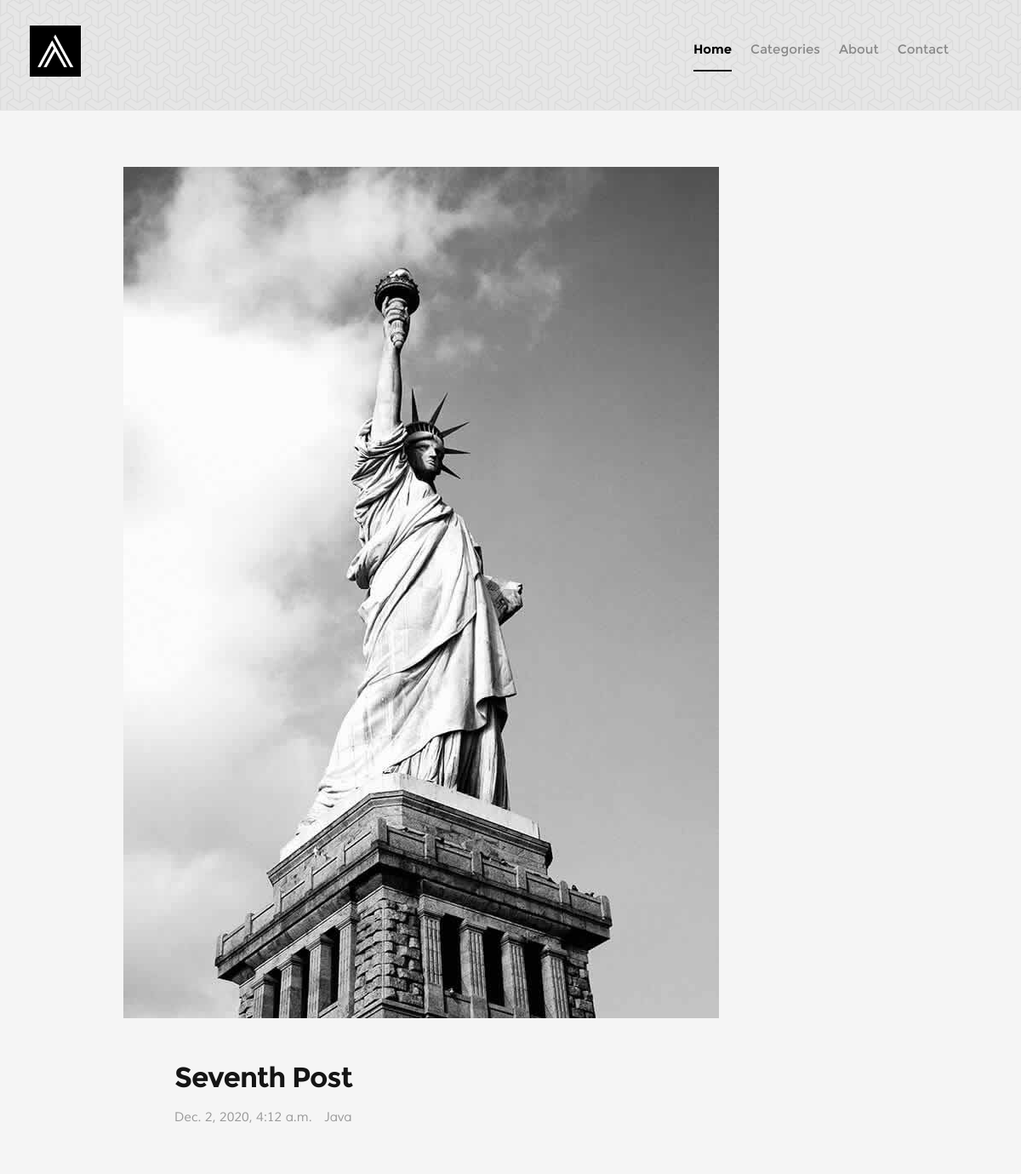
/details/7 (upper part), run on an earlier commit of the app's database.
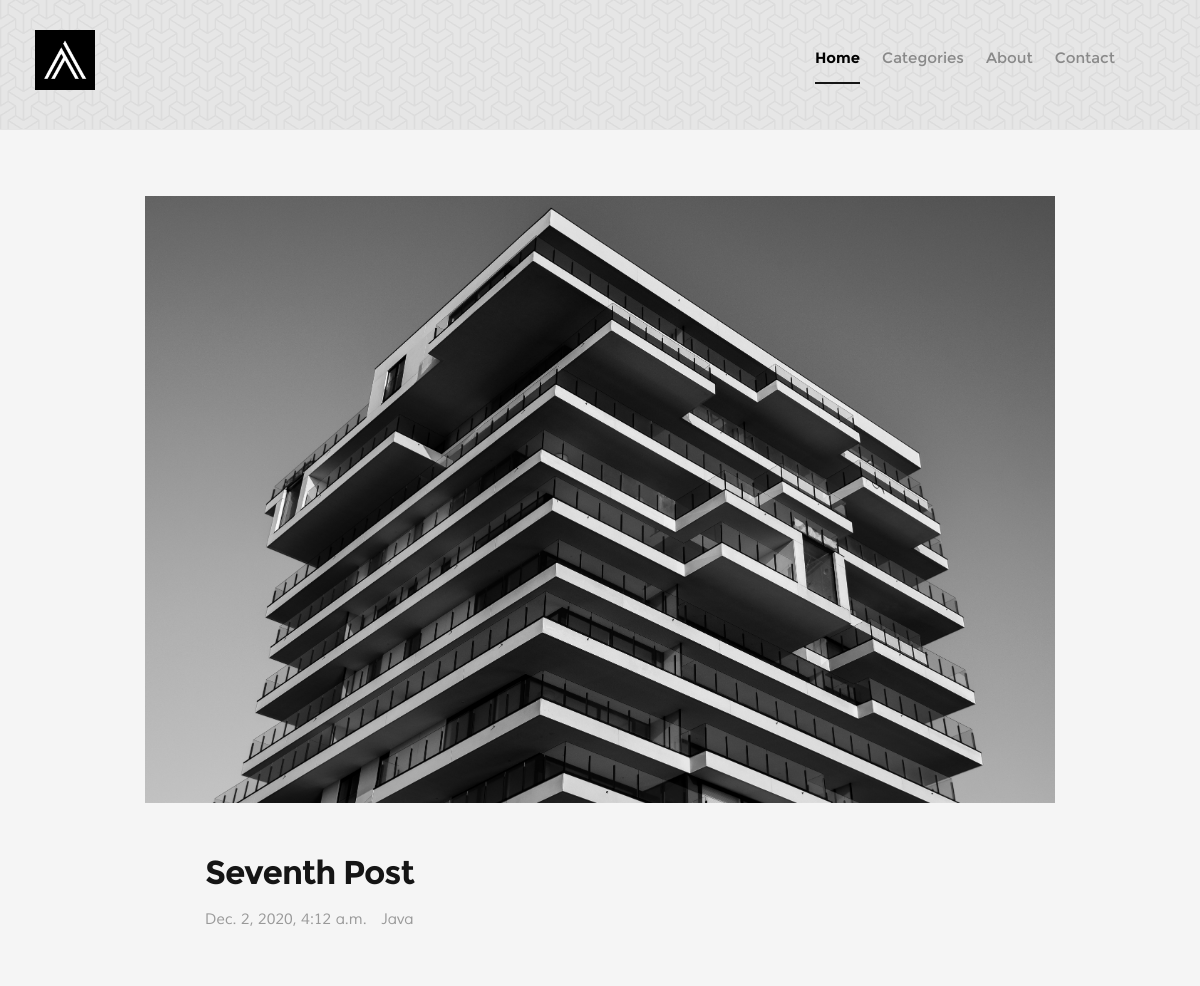
And on a later commit of the database.
### post/models.py (models this page shows, shortened)
class Post(models.Model):
    title = models.CharField(max_length=150)
    body = models.TextField(max_length=1024)
    category = models.ForeignKey(Category, on_delete=models.SET_NULL, null=True)
    author = models.ForeignKey(get_user_model(), on_delete=models.SET_DEFAULT, default=1)
    published_on = models.DateTimeField(auto_now_add=True)
    image = models.ImageField(upload_to='image', blank=True, null=True)

class Category(models.Model):
    name = models.CharField(max_length=50)
    class Meta:
        verbose_name_plural = 'Categories'
    def __str__(self):
        return self.name

### post/views.py (the view)
# urls.py: path('details/<int:pk>', details, name='details')
def details(request, pk):
    post = get_object_or_404(Post, pk=pk)
    return render(request, 'details.html', {'post': post})

### post/views.py (called while the page is built)
def get_categories(request):
    categories = Category.objects.all()
    return {'categories': categories}

### post/templates/details.html (shortened to what this page needs)
{% extends 'index.html' %}
{% load static %}
{% block content %}
   <section id="content-wrap" class="blog-single">
   	<div class="row">
   		<div class="col-twelve">
            {% if post %}
   			<article class="format-standard">
                {% if post.image %}
   				<div class="content-media">
						<div class="post-thumb">
							<img src="{{ post.image.url }}">
						</div>
					</div>
                    {% endif %}
					<div class="primary-content">
						<h1 class="page-title">{{ post.title }}</h1>
						<ul class="entry-meta">
							<li class="date">{{ post.published_on }}</li>
							<li class="cat">{{ post.category }}</li>
						</ul>
                    </div>
            </article>
            {% endif %}
        </div>
    </div>
   </section>
{% endblock %}

### templates/index.html (shortened to what this page needs)
{% load static %}
<!DOCTYPE html>
<html class="no-js" lang="en">
<head>
    <link rel="stylesheet" href="{% static 'css/base.css' %}">
    <link rel="stylesheet" href="{% static 'css/vendor.css' %}">
    <link rel="stylesheet" href="{% static 'css/main.css' %}">
</head>
<body id="top">
<header class="short-header">
    <div class="row header-content">
        <div class="logo">
            <a href="{% url 'home' %}">Home</a>
        </div>
        <nav id="main-nav-wrap">
            <ul class="main-navigation sf-menu">
                <li class="current"><a href="{% url 'home' %}" title="">Home</a></li>
                <li class="has-children">
                    <a href="#" title="">Categories</a>
                <li><a href="{% url 'about' %}" title="">About</a></li>
                <li><a href="{% url 'contact' %}" title="">Contact</a></li>
            </ul>
        </nav>
        <div class="triggers">
            <a class="search-trigger" href="#"><i class="fa fa-search"></i></a>
        </div>
    </div>
</header>
{% block content %}
{% endblock %}
</body>
</html>

### static/css/base.css (style rules this page uses)
html { font-family: sans-serif; -ms-text-size-adjust: 100%; -webkit-text-size-adjust: 100%; }
body { margin: 0; }
article, aside, details, figcaption, figure, footer, header, hgroup, main, menu, nav, section, summary { display: block; }
a { background: transparent; }
h1 { font-size: 2em; margin: 0.67em 0; }
img { border: 0; }
html { font-size: 62.5%; box-sizing: border-box; }
*, *::before, *::after { box-sizing: inherit; }
body { font-weight: normal; line-height: 1; text-rendering: optimizeLegibility; word-wrap: break-word; -webkit-overflow-scrolling: touch; -webkit-text-size-adjust: none; }
body, input, button { -moz-osx-font-smoothing: grayscale; -webkit-font-smoothing: antialiased; }
img, video { max-width: 100%; height: auto; }
div, dl, dt, dd, ul, ol, li, h1, h2, h3, h4, h5, h6, pre, form, p, blockquote, th, td { margin: 0; padding: 0; }
h1, h2, h3, h4, h5, h6 { -webkit-font-variant-ligatures: common-ligatures; -moz-font-variant-ligatures: common-ligatures; font-variant-ligatures: common-ligatures; text-rendering: optimizeLegibility; }
em, i { font-style: italic; line-height: inherit; }
ol, ul { list-style: none; }
li { display: block; }
a { text-decoration: none; line-height: inherit; }
.row { width: 94%; max-width: 1170px; margin: 0 auto; }
.row:before, .row:after { content: ""; display: table; }
.row:after { clear: both; }
[class*="col-"], .bgrid { float: left; }
[class*="col-"] { padding: 0 20px; }
.col-twelve, .col-full { width: 100%; }

What changed in the data, as far as the page shows it:
changed Post "Seventh Post": image: a different picture
